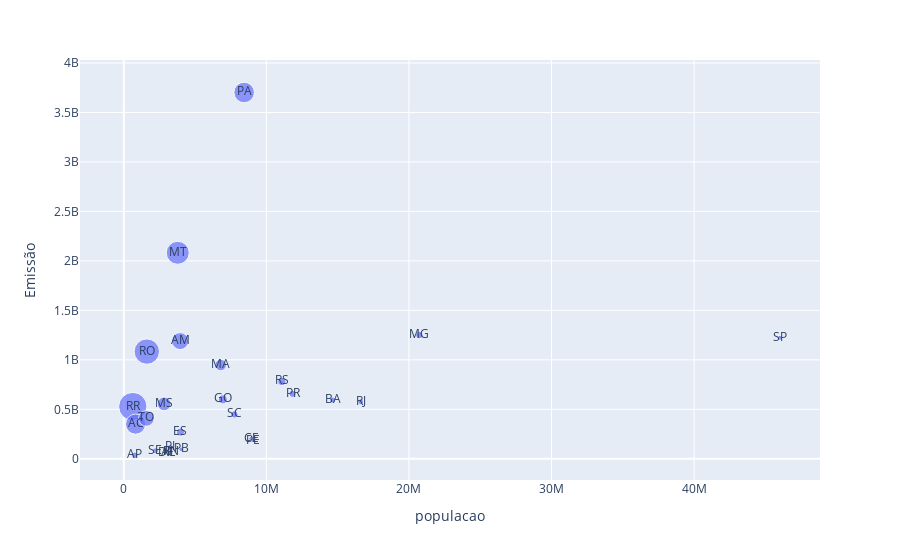

This figure's notebook cell:
### Code cell
px.scatter(data_frame= dados_agrupados, x='populacao', y='Emissão', text='Estado', size= 'emissao_per_capita')

### Figure 1 — Plotly figure (JSON) as saved in the notebook; plotly's stock layout.template omitted (floating-point values rounded to 4 significant figures)
{"data": [{"hovertemplate": "populacao=%{x}<br>Emissão=%{y}<br>emissao_per_capita=%{marker.size}<br>Estado=%{text}<extra></extra>", "legendgroup": "", "marker": {"color": "#636efa", "size": [832.1, 670.3, 550.1, 438.4, 422.5, 301.0, 257.7, 195.9, 139.3, 86.44, 70.48, 67.86, 60.32, 57.77, 55.49, 46.09, 40.47, 36.71, 35.07, 34.71, 26.58, 23.65, 22.77, 21.86, 20.29, 20.03, 19.39], "sizemode": "area", "sizeref": 2.08, "symbol": "circle"}, "mode": "markers+text", "name": "", "orientation": "v", "showlegend": false, "text": ["RR", "RO", "MT", "PA", "AC", "AM", "TO", "MS", "MA", "GO", "RS", "ES", "MG", "SC", "PR", "AP", "BA", "SE", "PI", "RJ", "SP", "PB", "CE", "RN", "PE", "AL", "DF"], "type": "scatter", "x": [634805, 1616379, 3784239, 8442962, 829780, 3952262, 1584306, 2833742, 6800605, 6950976, 11088065, 3975100, 20732660, 7762154, 11835379, 774268, 14659023, 2211868, 3270174, 16615526, 46024937, 4030961, 8936431, 3303953, 9051113, 3125254, 2923369], "xaxis": "x", "y": [528200000.0, 1084000000.0, 2082000000.0, 3702000000.0, 350500000.0, 1190000000.0, 408200000.0, 555100000.0, 947600000.0, 600800000.0, 781500000.0, 269800000.0, 1251000000.0, 448400000.0, 656800000.0, 35680000.0, 593200000.0, 81190000.0, 114700000.0, 576700000.0, 1223000000.0, 95330000.0, 203500000.0, 72240000.0, 183600000.0, 62610000.0, 56690000.0], "yaxis": "y"}], "layout": {"legend": {"itemsizing": "constant", "tracegroupgap": 0}, "margin": {"t": 60}, "xaxis": {"anchor": "y", "domain": [0, 1], "title": {"text": "populacao"}}, "yaxis": {"anchor": "x", "domain": [0, 1], "title": {"text": "Emissão"}}}}
